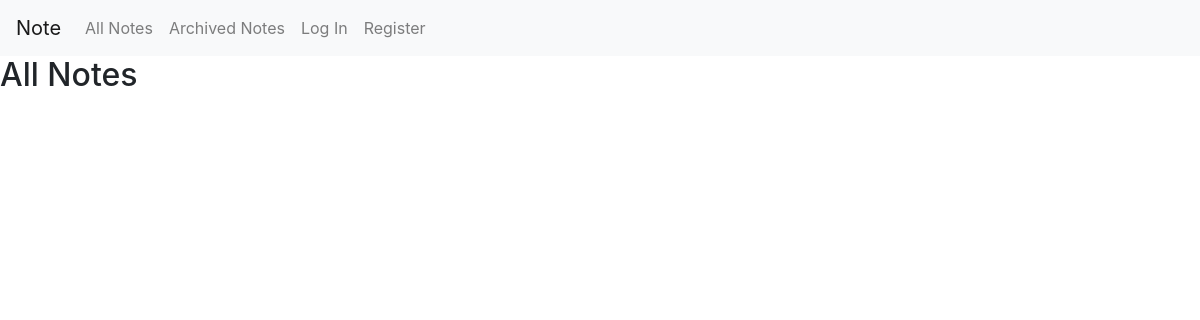
The page /allnote on the database as committed earlier.
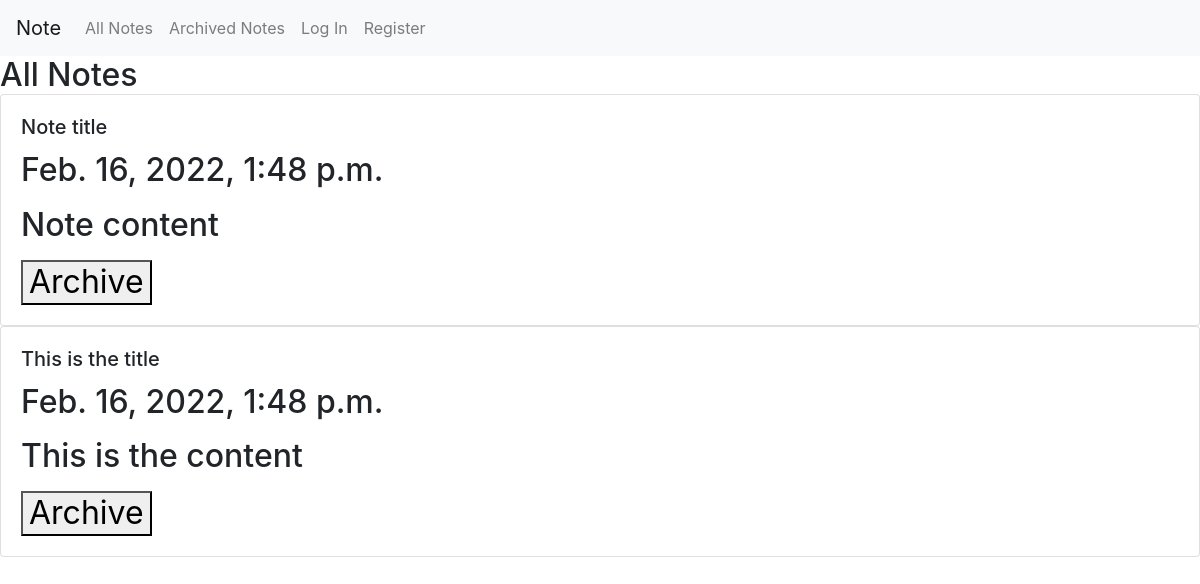
The same page on the database as committed later.
### note/models.py (models this page shows)
class Note(models.Model):
    user = models.ForeignKey(User, on_delete=models.CASCADE)
    title = models.CharField(max_length=160, default=None)
    content = models.TextField()
    timestamp = models.DateTimeField(default=datetime.datetime.now)
    isarchive = models.BooleanField(default=False)

### note/views.py (the view, shortened to what this page needs)
# urls.py: path("allnote", views.allnote, name='allnote'),
def allnote(request):
    notes = Note.objects.filter(isarchive=False).all()
    notes = notes.order_by("-timestamp").all()
    return render(request, 'note/allnote.html', {
        "notes": notes
    })

### note/templates/note/allnote.html (shortened to what this page needs)
{% extends "note/layout.html" %}
{% block body %}
<h2>All Notes</h>
    {% for note in notes %}
        <div class='card'>
            <div class='card-body'>
                <h5 class='card-title'>{{ note.title }}</h5>
                <p class='card-text'> {{ note.timestamp }} </p>
                <p class='card-text'> {{ note.content }} </p>
                <form method="POST">
                    <button type='submit' name='archive' value=True>Archive</button>
                </form>
            </div>
        </div>
    {% endfor %}
{% endblock body %}

### note/templates/note/layout.html (shortened to what this page needs)
<!DOCTYPE html>
<html lang="en">
    <head>
        <link rel="stylesheet" href="https://stackpath.bootstrapcdn.com/bootstrap/4.4.1/css/bootstrap.min.css">
    </head>
    <body>
        <nav class="navbar navbar-expand-lg navbar-light bg-light">
            <a class="navbar-brand" href="{% url 'index' %}">Note</a>
            <div>
              <ul class="navbar-nav mr-auto">
                <li class="nav-item" id="all-note">
                    <a class="nav-link" href="{% url 'allnote' %}">All Notes</a>
                </li>
                <li class="nav-item" id="archive-note">
                    <a class="nav-link" href="{% url 'archive' %}">Archived Notes</a>
                </li>
                {% if user.is_authenticated %}
                    <li class="nav-item">
                        <a class="nav-link" href="{% url 'logout' %}">Log Out</a>
                    </li>
                {% else %}
                    <li class="nav-item">
                        <a class="nav-link" href="{% url 'login' %}">Log In</a>
                    </li>
                    <li class="nav-item">
                        <a class="nav-link" href="{% url 'register' %}">Register</a>
                    </li>
                {% endif %}
              </ul>
            </div>
          </nav>
        <div class="body">
            {% block body %}
            {% endblock %}
        </div>
    </body>
</html>

Rows that differ between the two databases and show on the page:
added Note: title "Note title", timestamp "Feb. 16, 2022, 1:48 p.m.", content "Note content"
added Note: title "This is the title", timestamp "Feb. 16, 2022, 1:48 p.m.", content "This is the content"
